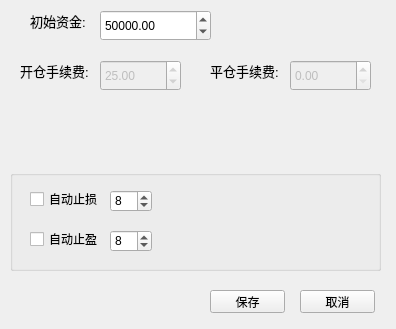
<?xml version="1.0" encoding="UTF-8"?>
<ui version="4.0">
 <class>CfgTrainForm</class>
 <widget class="QWidget" name="CfgTrainForm">
  <property name="geometry">
   <rect>
    <x>0</x>
    <y>0</y>
    <width>396</width>
    <height>329</height>
   </rect>
  </property>
  <property name="windowTitle">
   <string>Form</string>
  </property>
  <widget class="QLabel" name="label">
   <property name="geometry">
    <rect>
     <x>30</x>
     <y>10</y>
     <width>61</width>
     <height>21</height>
    </rect>
   </property>
   <property name="font">
    <font>
     <pointsize>10</pointsize>
    </font>
   </property>
   <property name="text">
    <string>初始资金:</string>
   </property>
  </widget>
  <widget class="QDoubleSpinBox" name="dbspbBegCapital">
   <property name="geometry">
    <rect>
     <x>100</x>
     <y>10</y>
     <width>111</width>
     <height>31</height>
    </rect>
   </property>
   <property name="minimum">
    <double>40000.000000000000000</double>
   </property>
   <property name="maximum">
    <double>10000000.000000000000000</double>
   </property>
   <property name="value">
    <double>50000.000000000000000</double>
   </property>
  </widget>
  <widget class="QDoubleSpinBox" name="dbspbFeeOpen">
   <property name="enabled">
    <bool>false</bool>
   </property>
   <property name="geometry">
    <rect>
     <x>100</x>
     <y>60</y>
     <width>81</width>
     <height>31</height>
    </rect>
   </property>
   <property name="decimals">
    <number>2</number>
   </property>
   <property name="maximum">
    <double>500.000000000000000</double>
   </property>
   <property name="singleStep">
    <double>1.000000000000000</double>
   </property>
   <property name="value">
    <double>25.000000000000000</double>
   </property>
  </widget>
  <widget class="QLabel" name="label_9">
   <property name="geometry">
    <rect>
     <x>210</x>
     <y>60</y>
     <width>71</width>
     <height>21</height>
    </rect>
   </property>
   <property name="font">
    <font>
     <pointsize>10</pointsize>
    </font>
   </property>
   <property name="text">
    <string>平仓手续费:</string>
   </property>
  </widget>
  <widget class="QLabel" name="label_3">
   <property name="geometry">
    <rect>
     <x>20</x>
     <y>60</y>
     <width>71</width>
     <height>21</height>
    </rect>
   </property>
   <property name="font">
    <font>
     <pointsize>10</pointsize>
    </font>
   </property>
   <property name="text">
    <string>开仓手续费:</string>
   </property>
  </widget>
  <widget class="QDoubleSpinBox" name="dbspbFeeOpen_2">
   <property name="enabled">
    <bool>false</bool>
   </property>
   <property name="geometry">
    <rect>
     <x>290</x>
     <y>60</y>
     <width>81</width>
     <height>31</height>
    </rect>
   </property>
   <property name="decimals">
    <number>2</number>
   </property>
   <property name="maximum">
    <double>500.000000000000000</double>
   </property>
   <property name="singleStep">
    <double>1.000000000000000</double>
   </property>
   <property name="value">
    <double>0.000000000000000</double>
   </property>
  </widget>
  <widget class="QGroupBox" name="groupBox">
   <property name="geometry">
    <rect>
     <x>10</x>
     <y>170</y>
     <width>371</width>
     <height>101</height>
    </rect>
   </property>
   <property name="title">
    <string/>
   </property>
   <widget class="QCheckBox" name="chbox_auto_stop_loss">
    <property name="geometry">
     <rect>
      <x>20</x>
      <y>20</y>
      <width>71</width>
      <height>18</height>
     </rect>
    </property>
    <property name="text">
     <string>自动止损</string>
    </property>
   </widget>
   <widget class="QSpinBox" name="spb_stop_loss">
    <property name="geometry">
     <rect>
      <x>100</x>
      <y>20</y>
      <width>42</width>
      <height>22</height>
     </rect>
    </property>
    <property name="minimum">
     <number>1</number>
    </property>
    <property name="value">
     <number>8</number>
    </property>
   </widget>
   <widget class="QCheckBox" name="chbox_auto_stop_profit">
    <property name="geometry">
     <rect>
      <x>20</x>
      <y>60</y>
      <width>71</width>
      <height>18</height>
     </rect>
    </property>
    <property name="text">
     <string>自动止盈</string>
    </property>
   </widget>
   <widget class="QSpinBox" name="spb_stop_profit">
    <property name="geometry">
     <rect>
      <x>100</x>
      <y>60</y>
      <width>42</width>
      <height>22</height>
     </rect>
    </property>
    <property name="minimum">
     <number>1</number>
    </property>
    <property name="value">
     <number>8</number>
    </property>
   </widget>
  </widget>
  <widget class="QPushButton" name="pbtn_save">
   <property name="geometry">
    <rect>
     <x>210</x>
     <y>290</y>
     <width>75</width>
     <height>23</height>
    </rect>
   </property>
   <property name="text">
    <string>保存</string>
   </property>
  </widget>
  <widget class="QPushButton" name="pbtn_cancel">
   <property name="geometry">
    <rect>
     <x>300</x>
     <y>290</y>
     <width>75</width>
     <height>23</height>
    </rect>
   </property>
   <property name="text">
    <string>取消</string>
   </property>
  </widget>
  <zorder>label</zorder>
  <zorder>dbspbFeeOpen</zorder>
  <zorder>label_9</zorder>
  <zorder>label_3</zorder>
  <zorder>dbspbFeeOpen_2</zorder>
  <zorder>groupBox</zorder>
  <zorder>pbtn_cancel</zorder>
  <zorder>pbtn_save</zorder>
  <zorder>dbspbBegCapital</zorder>
 </widget>
 <resources/>
 <connections/>
</ui>
